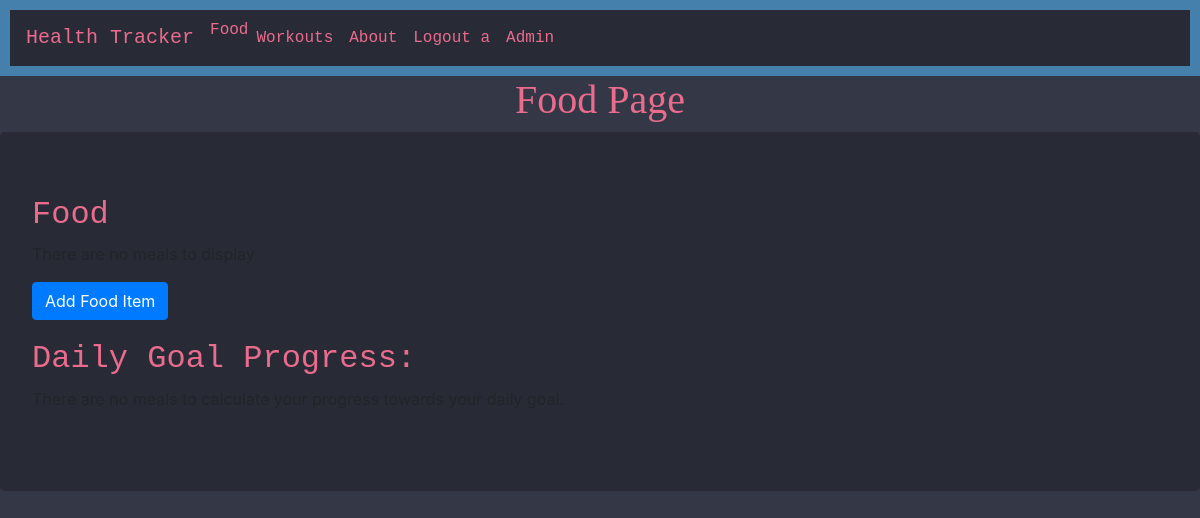
Page /food/ (signed in) on the earlier database version.
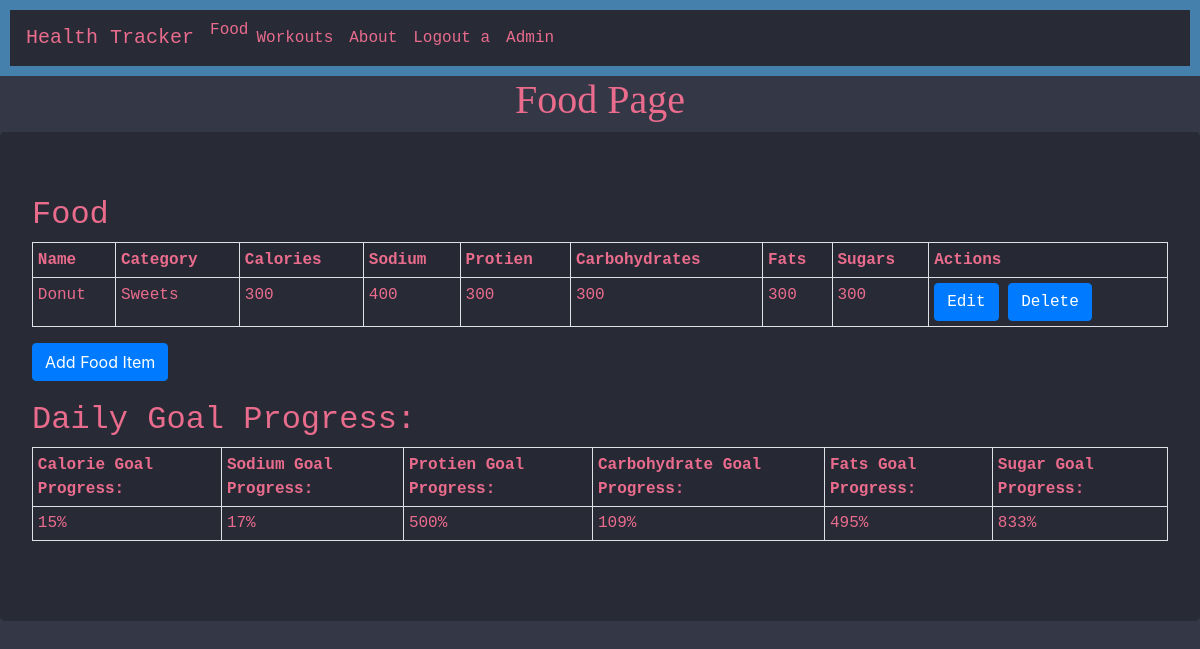
Same page on the later database version.
### food/models.py (models this page shows)
class Food(models.Model):
    user = models.ForeignKey(User, on_delete=models.CASCADE)
    name = models.CharField(max_length=128)
    category = models.ForeignKey(FoodCategory, on_delete=models.CASCADE)
    calories = models.PositiveIntegerField()
    sodium = models.PositiveIntegerField()
    protien = models.PositiveIntegerField()
    carbs = models.PositiveIntegerField()
    fats = models.PositiveIntegerField()
    sugars = models.PositiveIntegerField()

class FoodCategory(models.Model):
    category = models.CharField(max_length=128)
    def __str__(self):
        return self.category

### food/views.py (the view, shortened to what this page needs)
# urls.py: path('', core_views.main),
@login_required(login_url='/login/')
def main(request):
    if(request.method == 'GET' and 'delete' in request.GET):
        print('fuck')
        id=request.GET['delete']
        print(id)
        Food.objects.filter(id=id).delete()
        return redirect("/food/")
    else:
        food_data = Food.objects.filter(user=request.user)
        calorieGoal = 2000
        sodMax = 2300
        protMin = 60
        carbGoal = 275
        fatGoal = 60.5
        sugMax = 36
        sodium = 0
        calories = 0
        protien = 0
        carbs = 0
        fats = 0
        sugars = 0
        for food in food_data:
            calories += food.calories
            sodium += food.sodium
            protien += food.protien
            carbs  += food.carbs
            fats  += food.fats
            sugars  += food.sugars
        sodiumPerc = (int)((sodium / sodMax) * 100)
        caloriePerc = (int)((calories / calorieGoal) * 100)
        protienPerc = (int)((protien / protMin) * 100)
        carbPerc = (int)((carbs / carbGoal) * 100)
        fatPerc = (int)((fats / fatGoal) * 100)
        sugarPerc = (int)((sugars / sugMax) * 100)
        context = {
            'food_data' : food_data,
            'sodiumPerc': sodiumPerc,
            'caloriePerc': caloriePerc,
            'protienPerc': protienPerc,
            'carbPerc' : carbPerc,
            'fatPerc': fatPerc,
            'sugarPerc': sugarPerc
        }
        return render(request, 'food/food.html', context)
    return render(request, 'food/food.html')

### templates/food/food.html (shortened to what this page needs)
<!DOCTYPE html>
<html lang="en">
<head>
    {% load static %}
    {% include 'bootstrap.html' %}
    <link rel="stylesheet" href="https://stackpath.bootstrapcdn.com/bootstrap/4.4.1/css/bootstrap.min.css"
    integrity="sha384-
    Vkoo8x4CGsO3+Hhxv8T/Q5PaXtkKtu6ug5TOeNV6gBiFeWPGFN9MuhOf23Q9Ifjh">
    <link rel="stylesheet" href="{% static 'final.css' %}">
</head>
<body>
    {% include "nav.html" %}
    <center><h1>Food Page</h1></center>
    <div class="jumbotron">
        <h2>Food</h2>
        {% if not food_data %}
        <p>There are no meals to display</p>
        {% else %}
        <table id="food-table" class="table table-striped table-bordered table-sm" cellspacing='0' width='100%'>
            <tr>
                <th>Name</th>
                <th>Category</th>
                <th>Calories</th>
                <th>Sodium</th>
                <th>Protien</th>
                <th>Carbohydrates</th>
                <th>Fats</th>
                <th>Sugars</th>
                <th>Actions</th>
            </tr>
            {% for row in food_data %}
            <tr>
                <td>{{ row.name }}</td>
                <td>{{ row.category }}</td>
                <td>{{ row.calories }}</td>
                <td>{{ row.sodium }}</td>
                <td>{{ row.protien }}</td>
                <td>{{ row.carbs }}</td>
                <td>{{ row.fats }}</td>
                <td>{{ row.sugars }}</td>
                <td>
                    <a class="btn btn-primary" href="/food/edit/{{ row.id }}/">Edit</a>
                    <a class="btn btn-primary" href="#" onclick="confirmDeleteModal()">Delete</a>
                </td>
            </tr>
            {% endfor %}
        </table>
        {% endif %}
        <form method="GET" action="/food/add/">
            <input id='add-button' type="submit" class="btn btn-primary" value="Add Food Item">
        </form>
        <h2>Daily Goal Progress:</h2>
        {% if not food_data %}
            <p>There are no meals to calculate your progress towards your daily goal.</p>
        {% else %}
            <table id='goal-table' class='table table-striped table-bordered table-sm' cellspacing='0' width='100%'>
                <tr>
                    <th>Calorie Goal Progress:</th>
                    <th>Sodium Goal Progress:</th>
                    <th>Protien Goal Progress:</th>
                    <th>Carbohydrate Goal Progress:</th>
                    <th>Fats Goal Progress:</th>
                    <th>Sugar Goal Progress:</th>
                </tr>
                <tr>
                    <td>{{ caloriePerc }}%</td>
                    <td>{{ sodiumPerc }}%</td>
                    <td>{{ protienPerc }}%</td>
                    <td>{{ carbPerc }}%</td>
                    <td>{{ fatPerc }}%</td>
                    <td>{{ sugarPerc }}%</td>
                </tr>
            </table>
        {% endif %}
    </div>
</body>
</html>

### templates/bootstrap.html (shortened to what this page needs)
<html>
<head>
  <link rel="stylesheet" href="https://stackpath.bootstrapcdn.com/bootstrap/4.4.1/css/bootstrap.min.css" integrity="sha384-
  Vkoo8x4CGsO3+Hhxv8T/Q5PaXtkKtu6ug5TOeNV6gBiFeWPGFN9MuhOf23Q9Ifjh"/>
</head>
</html>

### templates/nav.html
{% load static %}
<link rel="stylesheet" href="{% static 'final.css' %}">
<nav class="navbar navbar-expand-lg navbar bg-light">
    <a class="navbar-brand" href="/">Health Tracker</a>
    <div class="collapse navbar-collapse" id="navbarSupportedContent">
        <ul class="navbar-nav mr-auto">
            <li class="nav-item">
                <a href="/food/">Food</a>
            </li>
            <li class="nav-item">
                <a class="nav-link" href="/workouts/">Workouts</a>
            </li>
            <li class="nav-item">
                <a href="/about/" class="nav-link">About</a>
            </li>
            {% if user.is_authenticated %}
            <li>
                <a href="/logout/" class="nav-link">Logout {{user.username}}</a>
            </li>
            {% else %}
            <li>
                <a href="/login/" class="nav-link">Login</a>
            </li>
            {% endif %}
            <li class="nav-item">
                <a href="/admin" class="nav-link" target="_blank">Admin</a>
            </li>
        </ul>
    </div>
</nav>

### static/final.css (style rules this page uses)
ul { font-family: "Lucida Console", "Courier New", monospace; background-color: rgb(40, 42, 54, 255); }
.navbar { background-color: rgb(40, 42, 54, 255) !important; border: 10px solid rgba(69, 128, 173, 255); font-family: "Lucida Console", monospace; }
a { color: rgba(234, 108, 141, 255); }
table { border }
#add-button { margin-bottom: 20px; }
body { background-color: rgba(52, 55, 70, 255) !important; }
.jumbotron { background-color: rgb(40, 42, 54, 255) !important; }
th { color: rgba(234, 108, 141, 255); font-family: 'Lucida Console', monospace; }
td { color: rgba(234, 108, 141, 255); font-family: 'Lucida Console', monospace; }
h1 { font-family: 'Goldman', cursive; color: rgba(234, 108, 141, 255); }
h2 { font-family: 'Lucida Console', monospace; color: rgba(234, 108, 141, 255); }

Differences in the rows shown:
added Food: name "Donut", category "Sweets", calories "300", sodium "400", protien "300", carbs "300", fats "300", sugars "300"
Other differences:
{{ caloriePerc }}: (not shown) → "15"
{{ sodiumPerc }}: (not shown) → "17"
{{ protienPerc }}: (not shown) → "500"
{{ carbPerc }}: (not shown) → "109"
{{ fatPerc }}: (not shown) → "495"
{{ sugarPerc }}: (not shown) → "833"
text now shown: "Name Category Calories Sodium Protien Carbohydrates Fats Sugars Actions Calorie Goal Progress: Sodium Goal Progress: Protien Goal Progress: Carbohydrate Goal Progress: Fats Goal Progress: Sugar Goal Progress: % % % % % %"
